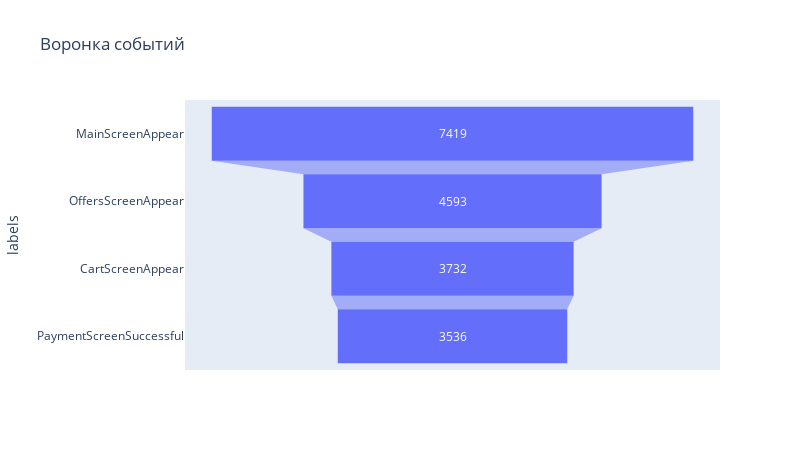

The cell this chart's notebook holds for it:
### Code cell
# Отобразим воронку графически
funnel_for_graph = dict(values = data_funnel_pivot_events['users_number'], labels = data_funnel_pivot_events['event_name']) 
funnel_graph = px.funnel(funnel_for_graph, y = 'labels', x = 'values', title = 'Воронка событий')
funnel_graph.update_layout(autosize = False, width = 800, height = 450)
funnel_graph.show()

### Figure 1 — Plotly figure (JSON) as saved in the notebook; plotly's stock layout.template omitted (floating-point values rounded to 4 significant figures)
{"data": [{"hovertemplate": "values=%{x}<br>labels=%{y}<extra></extra>", "legendgroup": "", "marker": {"color": "#636efa"}, "name": "", "orientation": "h", "showlegend": false, "type": "funnel", "x": [7419, 4593, 3732, 3536], "xaxis": "x", "y": ["MainScreenAppear", "OffersScreenAppear", "CartScreenAppear", "PaymentScreenSuccessful"], "yaxis": "y"}], "layout": {"autosize": false, "height": 450, "legend": {"tracegroupgap": 0}, "title": {"text": "Воронка событий"}, "width": 800, "xaxis": {"anchor": "y", "domain": [0, 1], "title": {"text": "values"}}, "yaxis": {"anchor": "x", "domain": [0, 1], "title": {"text": "labels"}}}}
